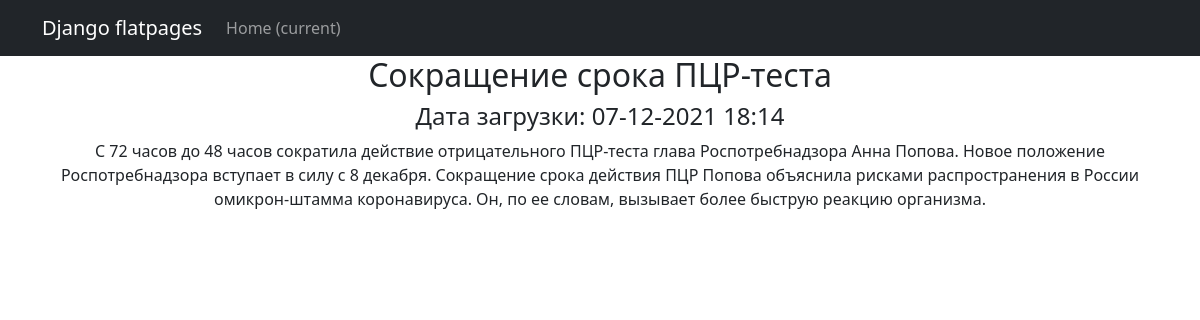
Screenshot of /news/1 with the database file from the repository.
### news/models.py (models this page shows, shortened)
class Post(models.Model):
    author = models.ForeignKey(Author, on_delete=models.CASCADE)
    category = models.ManyToManyField(Category, through='PostCategory')
    type = models.CharField(max_length=2,
                            choices=POST_TYPES,
                            default=article)
    header = models.CharField(max_length=255)
    text = models.TextField()
    _rank = models.IntegerField(default=0, db_column='rank')
    created_datetime = models.DateTimeField(auto_now_add=True)
    @property
    def rank(self):
        return self._rank
    @rank.setter
    def rank(self, value):
        self._rank = int(value) if value >= 0 else 0
        self.save()

### news/views.py (the view)
# urls.py: path('<int:pk>', PostDetail.as_view()),
class PostDetail(DetailView):
    model = Post
    template_name = 'post.html'
    context_object_name = 'post'

### news/templatetags/custom_filters.py (called while the page is built)
@register.filter(name='censor')
def Censor(text: str):
    for word in restricted_lexicon:
        text = re.sub(word, "#" * len(word), text)
    return text

### templates/post.html (shortened to what this page needs)
{% extends 'flatpages/default.html' %}
{% load custom_filters %}
{% block content %}
    {% if post %}
        <h2>
            {{ post.header|censor }}
        </h2>
        <h4>
            Дата загрузки: {{ post.created_datetime|date:'d-m-Y H:i' }}
        </h4>
        <p>
            {{ post.text|censor }}
        </p>
    {% else %}
        <h2>Новость не найдена!</h2>
    {% endif %}
{% endblock content %}

### rows the page displays
Post: header|censor "Сокращение срока ПЦР-теста", created_datetime "07-12-2021 18:14", text|censor "С 72 часов до 48 часов сократила действие отрицательного ПЦР-теста глава Роспотребнадзора Анна Попова. Новое положение Роспотребнадзора вступает в силу с 8 декабря. Сокращение срока действия ПЦР Попова объяснила рисками распространения в России омикрон-штамма коронавируса. Он, по ее словам, вызывает более быструю реакцию организма."
